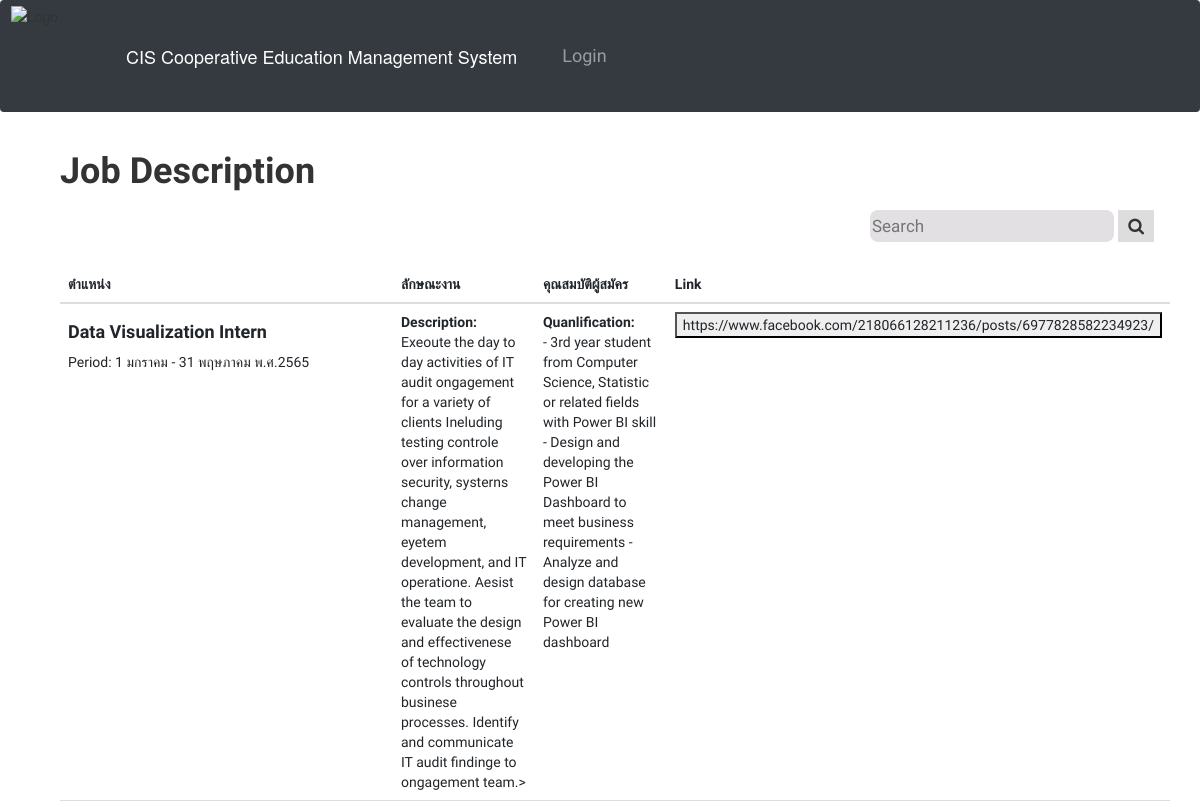
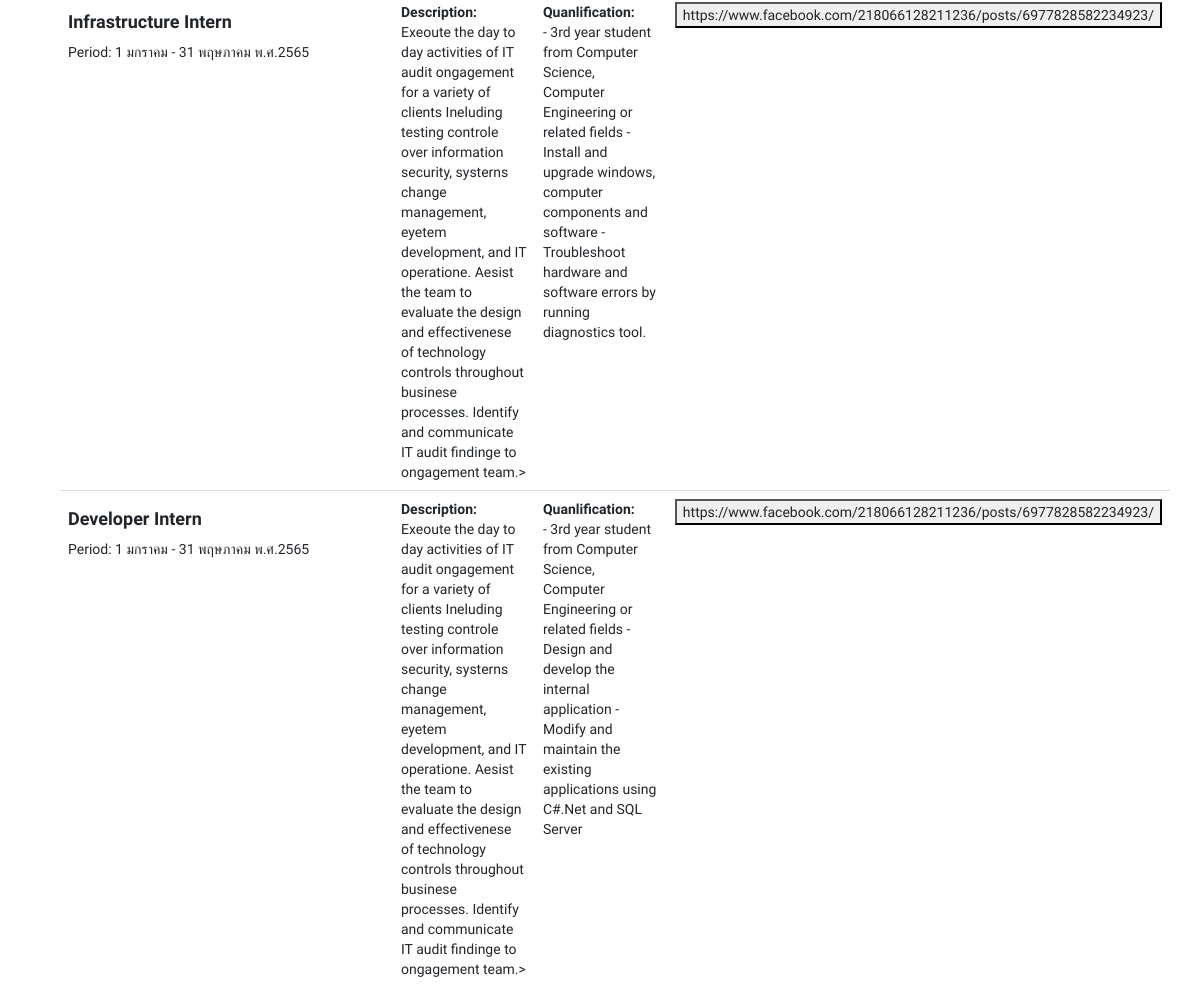
/job1?p=11, run on the app's committed database (2 pictures, top to bottom).
### tables this page shows
CREATE TABLE "Job_Position" (
	"Job_Position_ID"	varchar(10) NOT NULL,
	"Company_ID"	varchar(10) NOT NULL,
	"User_Staff_ID"	varchar(10) NOT NULL,
	"Job_Position_Name"	varchar(255) NOT NULL,
	"Job_Amount_Required"	int(100),
	"Compensation"	int(10),
	"Job_Description"	varchar(255),
	"Position_Qualification"	varchar(255),
	"Working_Period"	varchar(255),
	"Job_Position_Link"	varchar(255) NOT NULL,
	PRIMARY KEY("Job_Position_ID"),
	FOREIGN KEY("Company_ID") REFERENCES "Company"("Company_ID")
);

### CIS add sign up Copy with database/website/auth.py (the view)
@auth.route('/job1', methods=['GET', 'POST'])
def job1():
        with con:
            atitle = request.args.get('p')
            cur=con .cursor()
            query1= "select * from Job_Position where Company_ID = "+str(atitle)
            cur.execute(query1)
            rows= cur.fetchall()
        return render_template("job1.html",datas2=rows, user=current_user)

### CIS add sign up Copy with database/website/templates/job1.html (shortened to what this page needs)
<!DOCTYPE html>
{% extends "base.html" %} {% block title %}Job1{% endblock %} {% block content%}
<html>
<head>
  <link rel="stylesheet" href="https://maxcdn.bootstrapcdn.com/bootstrap/3.3.7/css/bootstrap.min.css">
</head>
<body>
    <div class ='container'>
        <h1><b>Job Description</b></h1>
        <div class="search-container">
          <input type="text" placeholder="Search" name="search" style="border-radius: 8px; background: #e3e0e4; border: none; height: 32px;">
          <button type="submit"><i class="fa fa-search"></i></button>
          <br>
        <br>
        </div>
          <table class = "table">
            <thead>
              <tr>
                <th>ตำแหน่ง</th>
                <th>ลักษณะงาน</th>
                <th>คุณสมบัติผู้สมัคร</th>
                <th>Link</th>
              </tr>
            </thead>
            <tbody>
              {%for row in datas2 %}
              <tr>
                <td style="width: 30%;"><h4><b>{{row.3}}</b></h4>
                  <p>Period: {{row.8}}</p></td>
                <td><b>Description: </b><br>{{row.6}}></td>
                <td><b>Quanlification: </b><br>{{row.7}}</td>
                <td><button>{{row.9}}</button></td>
              </tr>
              {% endfor %}
            </tbody>
          </table>
    </div>
</body>
{% endblock %}

### CIS add sign up Copy with database/website/templates/job1.html (style rules this page uses)
.search-container { float: right; font-size: 17px; border: white; font-family:'Prompt', Raleway; }
.search-container button { padding: 4px 10px; margin-top: 8px; margin-right: 16px; background: #ddd; font-size: 17px; border: none; cursor: pointer; font-family:'Prompt', Raleway; }
.container { font-family: 'Prompt', Raleway; }

### data on the page
Job_Position: Job_Position_Name "Data Visualization Intern", Working_Period "1 มกราคม - 31 พฤษภาคม พ.ศ.2565", Job_Description "Exeoute the day to day activities of IT audit ongagement for a variety of clients Ineluding testing controle over information security, systerns change management, eyetem development, and IT operatione. Aesist the team to evaluate the design and effectivenese of technology controls throughout businese processes. Identify and communicate IT audit findinge to ongagement team.", Position_Qualification "- 3rd year student from Computer Science, Statistic or related fields with Power BI skill - Design and developing the Power BI Dashboard to meet business requirements - Analyze and design database for creating new Power BI dashboard", Job_Position_Link "https://www.facebook.com/218066128211236/posts/6977828582234923/"
Job_Position: Job_Position_Name "Infrastructure Intern", Working_Period "1 มกราคม - 31 พฤษภาคม พ.ศ.2565", Job_Description "Exeoute the day to day activities of IT audit ongagement for a variety of clients Ineluding testing controle over information security, systerns change management, eyetem development, and IT operatione. Aesist the team to evaluate the design and effectivenese of technology controls throughout businese processes. Identify and communicate IT audit findinge to ongagement team.", Position_Qualification "- 3rd year student from Computer Science, Computer Engineering or related fields - Install and upgrade windows, computer components and software - Troubleshoot hardware and software errors by running diagnostics tool.", Job_Position_Link "https://www.facebook.com/218066128211236/posts/6977828582234923/"
Job_Position: Job_Position_Name "Developer Intern", Working_Period "1 มกราคม - 31 พฤษภาคม พ.ศ.2565", Job_Description "Exeoute the day to day activities of IT audit ongagement for a variety of clients Ineluding testing controle over information security, systerns change management, eyetem development, and IT operatione. Aesist the team to evaluate the design and effectivenese of technology controls throughout businese processes. Identify and communicate IT audit findinge to ongagement team.", Position_Qualification "- 3rd year student from Computer Science, Computer Engineering or related fields - Design and develop the internal application - Modify and maintain the existing applications using C#.Net and SQL Server", Job_Position_Link "https://www.facebook.com/218066128211236/posts/6977828582234923/"
